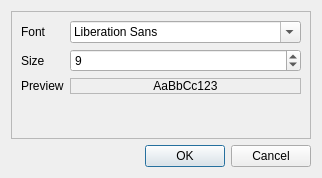
<?xml version="1.0" encoding="UTF-8"?>
<ui version="4.0">
 <class>SettingsDialog</class>
 <widget class="QDialog" name="SettingsDialog">
  <property name="geometry">
   <rect>
    <x>0</x>
    <y>0</y>
    <width>207</width>
    <height>178</height>
   </rect>
  </property>
  <layout class="QVBoxLayout" name="verticalLayout">
   <item>
    <widget class="QFrame" name="frame">
     <property name="frameShape">
      <enum>QFrame::StyledPanel</enum>
     </property>
     <property name="frameShadow">
      <enum>QFrame::Raised</enum>
     </property>
     <layout class="QFormLayout" name="formLayout">
      <item row="1" column="0">
       <widget class="QLabel" name="labelFont">
        <property name="text">
         <string>Font</string>
        </property>
       </widget>
      </item>
      <item row="1" column="1">
       <widget class="QFontComboBox" name="fontComboBox"/>
      </item>
      <item row="2" column="0">
       <widget class="QLabel" name="labelSize">
        <property name="text">
         <string>Size</string>
        </property>
       </widget>
      </item>
      <item row="2" column="1">
       <widget class="QSpinBox" name="spinBoxSize">
        <property name="buttonSymbols">
         <enum>QAbstractSpinBox::UpDownArrows</enum>
        </property>
        <property name="minimum">
         <number>1</number>
        </property>
        <property name="maximum">
         <number>50</number>
        </property>
        <property name="value">
         <number>9</number>
        </property>
       </widget>
      </item>
      <item row="3" column="0">
       <widget class="QLabel" name="labelPreview">
        <property name="text">
         <string>Preview</string>
        </property>
       </widget>
      </item>
      <item row="3" column="1">
       <widget class="QLabel" name="labelPreviewFont">
        <property name="sizePolicy">
         <sizepolicy hsizetype="Expanding" vsizetype="Preferred">
          <horstretch>0</horstretch>
          <verstretch>0</verstretch>
         </sizepolicy>
        </property>
        <property name="frameShape">
         <enum>QFrame::StyledPanel</enum>
        </property>
        <property name="frameShadow">
         <enum>QFrame::Plain</enum>
        </property>
        <property name="text">
         <string>AaBbCc123</string>
        </property>
        <property name="alignment">
         <set>Qt::AlignCenter</set>
        </property>
        <property name="margin">
         <number>4</number>
        </property>
       </widget>
      </item>
     </layout>
    </widget>
   </item>
   <item>
    <widget class="QDialogButtonBox" name="buttonBox">
     <property name="orientation">
      <enum>Qt::Horizontal</enum>
     </property>
     <property name="standardButtons">
      <set>QDialogButtonBox::Cancel|QDialogButtonBox::Ok</set>
     </property>
    </widget>
   </item>
  </layout>
 </widget>
 <resources/>
 <connections>
  <connection>
   <sender>buttonBox</sender>
   <signal>accepted()</signal>
   <receiver>SettingsDialog</receiver>
   <slot>accept()</slot>
   <hints>
    <hint type="sourcelabel">
     <x>248</x>
     <y>254</y>
    </hint>
    <hint type="destinationlabel">
     <x>157</x>
     <y>274</y>
    </hint>
   </hints>
  </connection>
  <connection>
   <sender>buttonBox</sender>
   <signal>rejected()</signal>
   <receiver>SettingsDialog</receiver>
   <slot>reject()</slot>
   <hints>
    <hint type="sourcelabel">
     <x>316</x>
     <y>260</y>
    </hint>
    <hint type="destinationlabel">
     <x>286</x>
     <y>274</y>
    </hint>
   </hints>
  </connection>
 </connections>
</ui>
